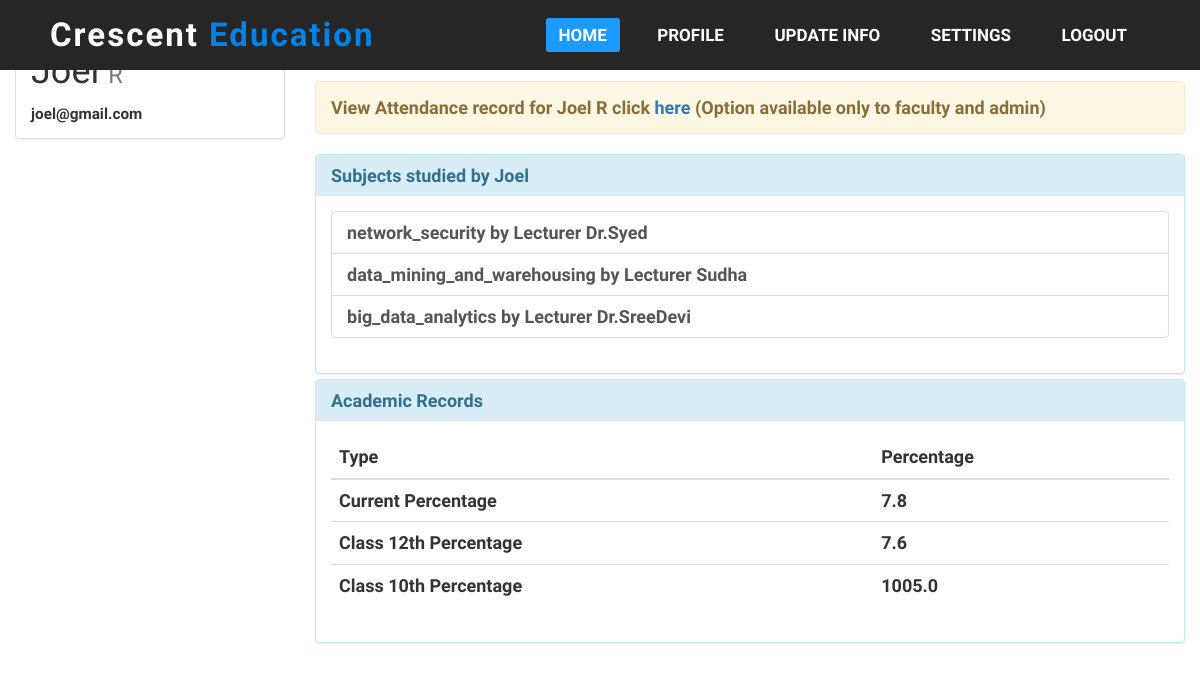
/joel, run on the app's committed database.
### SIS/models.py (models this page shows, shortened)
class SelectedSubject(models.Model):
    subject=models.ForeignKey(to=Subject, related_name="studies", null=True, blank=True,on_delete=models.CASCADE)
    student=models.ForeignKey(to=Student, related_name="selected", null=True, blank=True,on_delete=models.CASCADE)

class Subject(models.Model):
    subject_name=models.CharField(max_length=100)
    faculty=models.ForeignKey(to=Faculty, related_name="teaches", null=True, blank=True,on_delete=models.CASCADE)

class Faculty(models.Model):
    user=models.OneToOneField(User,on_delete=models.CASCADE,null=True)
    photo=models.FileField()
    specialization=models.CharField(max_length=100)

class Student(models.Model):
    user=models.OneToOneField(User,on_delete=models.CASCADE,null=True)
    photo=models.FileField(blank=True, null=True, verbose_name='Profile Image')
    DOB=models.DateField()
    reg = models.CharField(default=None,max_length=12,null= True)
    tenth_marks=models.FloatField(default=0,verbose_name='HSC Marks')
    inter_marks=models.FloatField(default=0,verbose_name='Current CGPA')
    current_marks=models.FloatField(default=0,verbose_name='Overall CGPA')
    branch = models.CharField(max_length=100,
        choices=(('Computer Science & Engineering','Computer Science & Engineering'),('Electrical Engineering','Electrical Engineering'),('Civil Engineering','Civil Engineering'),('Others','Others')),
        default='Computer Science & Engineering',
        )
    year = models.IntegerField(
        choices=((1,'Ist Year'),(2,'IInd Year'),(3,'IIIrd Year'),(4,'IVth Year')),
        default=1,
        )

### SIS/views.py (the view)
# urls.py: url(r'^(?P<slug>[a-z0-9]+)$', Detail.as_view(), name='detail'),
class Detail(DetailView):
    model=User
    template_name='detail.html'
    slug_field = 'username'

### SIS/templates/detail.html (shortened to what this page needs)
{% extends 'base.html' %} {% block title %}{{ Details }}{% endblock %} {% load static %} {% block body %}
<link rel="stylesheet" href="{% static 'js/chart.css' %}">
<div class="container-fluid songs-container">
    <div class="row">
        <div class="col-sm-4 col-md-3">
            <div class="panel panel-default">
                {% if user.student %}
                <div class="panel-body">
                    <a href="{% url 'detail' user.username %}">
                    </a>
                    <h1>{{ user.first_name }} <small>{{ user.last_name  }}</small></h1>
                    <small>{{ user.email }}</small>
                </div>
                {% endif %}
            </div>
        </div>
        <div class="col-sm-8 col-md-9">
            {% if user.student %}
            <div class="well"> <strong>Student</strong></div>
            {% include 'login/student_detail.html' %} {% elif user.faculty %}
            <div class="well"><strong>Faculty</strong></div>
            {% include 'login/faculty_detail.html' %} {% elif user.is_superuser %}
            <div class="well"> <strong>Administrator</strong></div>
            {% endif %}
        </div>
    </div>
</div>
{% endblock %}

### SIS/templates/login/student_detail.html
{% if not request.user.student %}
    <div class="alert alert-warning" xmlns="http://www.w3.org/1999/html">
    <strong>View Attendance record for</strong>  {{  user.first_name }} {{  user.last_name }} click <a href="{% url 'publicTimesheet' user.student.id %}">here</a>
    (Option available only to faculty and admin)
    </div>
{% endif %}
<div class="panel-group">
  <div class="panel panel-info">
	<div class="panel-heading">Subjects studied by <strong>{{  user.first_name }}</strong></div>
		<div class="panel-body">
                <div class="list-group">
                    {% for s in  user.student.selected.all%}
									  <a href="#" class="list-group-item">{{ s.subject.subject_name }} by Lecturer {{ s.subject.faculty.user.first_name }}</a>
                    {% endfor %}
                </div>
		</div>
  </div>
<div class="panel panel-info">
	<div class="panel-heading">
	Academic Records
	</div>
	<div class="panel-body">
	<table class="table">
		<thead>
			<th>Type</th>
			<th>Percentage</th>
		</thead>
		<tbody>
			<tr>
				<td>Current Percentage</td>
				<td>{{ user.student.current_marks }}</td>
			</tr>
			<tr>
				<td>Class 12th Percentage </td>
				<td>{{ user.student.inter_marks }}</td>
			</tr>
			<tr>
				<td>Class 10th Percentage </td>
				<td>{{ user.student.tenth_marks }}</td>
			</tr>
		</tbody>
	</table>
  </div>

### static/css/f.css (style rules this page uses)
:root { --color-black: #000000; --color-white: #ffffff; --color-border: #ffffff34; --font-staat: 'Staatliches', cursive; --font-os: 'Oswald', sans-serif; --font-ram: 'Rambla', sans-serif; --primary-color: #4458dc; --border-color: #141313; --box-shadow: 0px 10px 30px rgba(57, 56, 61, 0.205); }
.font-ram { font: normal bold 18px var(--font-ram); }
* { text-decoration: none; box-sizing: border-box; padding: 0; margin: 0; list-style-type: none; }
body { font-family: "poppins"; }

### data on the page
SelectedSubject: subject.subject_name "network_security", subject.faculty.user.first_name "Dr.Syed"
SelectedSubject: subject.subject_name "data_mining_and_warehousing", subject.faculty.user.first_name "Sudha"
SelectedSubject: subject.subject_name "big_data_analytics", subject.faculty.user.first_name "Dr.SreeDevi"

### other printed values
{{ user.first_name }} "Joel"
{{ user.last_name }} "R"
{{ user.email }} "joel@gmail.com"
{{ user.student.current_marks }} "7.8"
{{ user.student.inter_marks }} "7.6"
{{ user.student.tenth_marks }} "1005.0"
